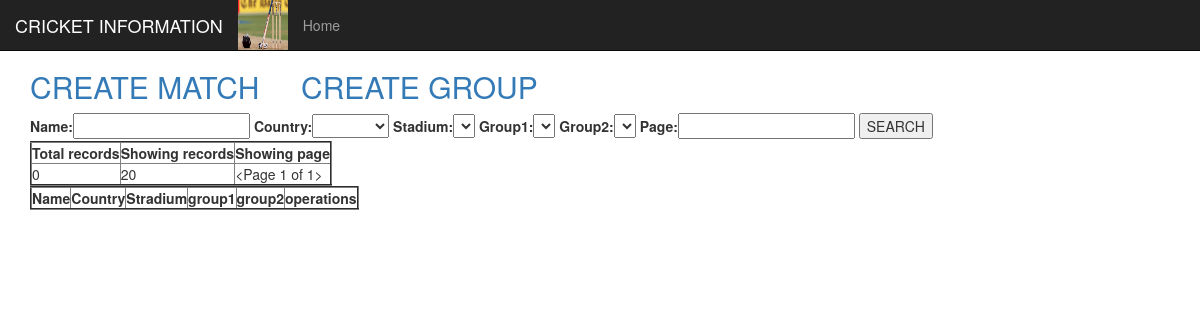
/matches/, run on an earlier commit of the app's database.
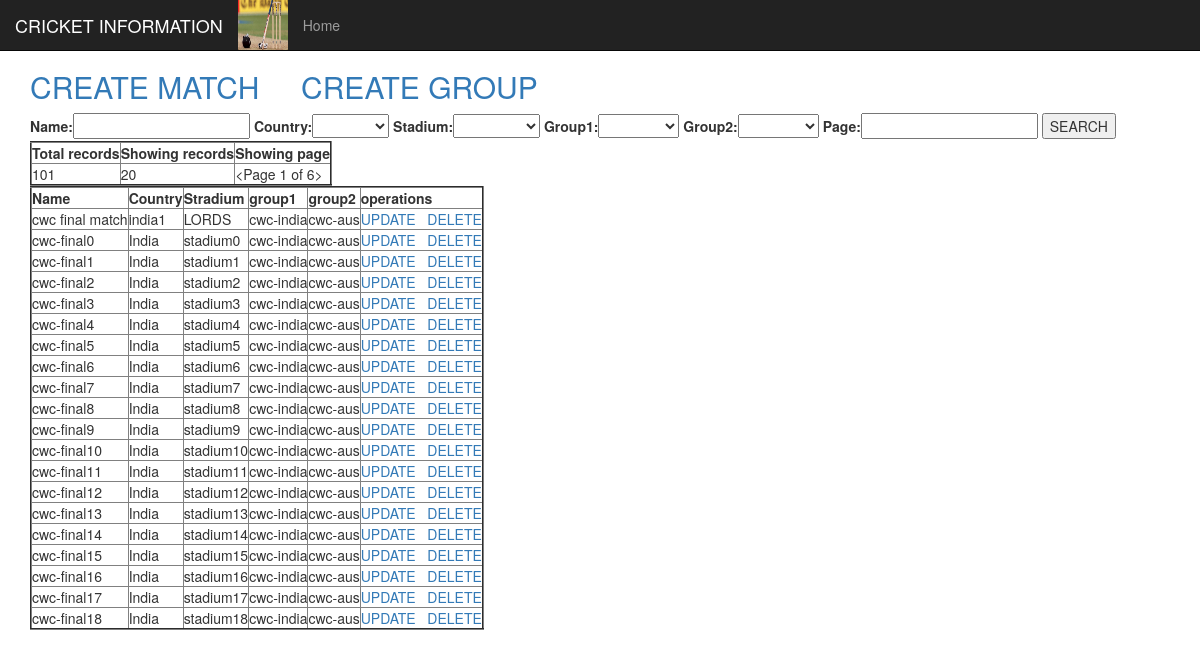
And on a later commit of the database.
### info/models.py (models this page shows)
class abst(models.Model): # abstract model
	name=models.CharField(max_length=250)
	class Meta:
		abstract=True

class Match(abst):
	country=models.ForeignKey(Country, on_delete=models.PROTECT)
	stadium = models.CharField(max_length=250)
	group1 = models.ForeignKey(PlayerGroup,on_delete=models.PROTECT,
		related_name="group1")
	group2 = models.ForeignKey(PlayerGroup,on_delete=models.PROTECT,
		related_name="group2")

class Country(abst):
	flag=models.ImageField(blank=True, null=True)
	shortname = models.CharField(max_length=256, unique=True)
	description=models.TextField(max_length=555,default="about your country")
	def __str__(self):
		return self.name

class PlayerGroup(abst):
	country = models.ForeignKey(Country,on_delete=models.PROTECT)
	players = models.ManyToManyField(Player)
	def __str__(self):
		return self.name

### info/views.py (the view)
# urls.py: path("matches/",MatchListView.as_view(
class MatchListView(ListView):
	paginate_by=20
	def get_queryset(self):
		params = self.request.GET
		name = params.get("name")
		group1 = params.get("group1")
		group2= params.get("group2")
		country = params.get("country")
		stadium = params.get("stadium")
		q=Match.objects.all()
		if name:
			q=q.filter(name=name)
		if group1:
			q=q.filter(group1=group1)
		if group2:
			q=q.filter(group1=group2)
		if country:
			q=q.filter(country=country)
		if stadium:
			q=q.filter(stadium=stadium)
		return q
	def get_context_data(self, *args, **kwargs):
		data = ListView.get_context_data(self, *args, **kwargs)
		form = MatchSearchForm()
		if self.request.GET:
			form = MatchSearchForm(data=self.request.GET)
		data.update({"search_form":form})
		return data

### info/forms.py
class MatchSearchForm(forms.Form):
	countries = [(i.id,i.name) for i in Country.objects.all()]
	groups = [(i.id,i.name) for i in PlayerGroup.objects.all()]
	stadiums =[(j,j) for j in set([i.stadium for i in Match.objects.all()])]
	countries.insert(0,("",""))
	groups.insert(0,("",""))
	stadiums.insert(0,("",""))
	name=forms.CharField(max_length=250,required=False)
	country= forms.ChoiceField(choices=countries, required=False)
	stadium = forms.ChoiceField(choices=stadiums,required=False)
	group1 = forms.ChoiceField(choices=groups,required=False)
	group2 = forms.ChoiceField(choices=groups,required=False)
	page=forms.IntegerField(required=False)

### info/templates/info/match_list.html (shortened to what this page needs)
{% extends 'info/home.html' %}
{% block container %}
	<h2><a href="/create_match">CREATE MATCH</a> &nbsp &nbsp
	<a href="/create_group">CREATE GROUP</a></h2>
	<form >
		{{search_form.as_table}}
		<input type="submit" name="" value="SEARCH">
	</form>
	<table border=2>
		<tr><th>Total records</th>
			<th>Showing records</th>
			<th>Showing page</th>
		</tr>
		<tr>
			<td>{{paginator.count}}</td>
			<td>{{20}}</td>
			<td>{{page_obj}}</td>
		</tr>
	</table>
	<table border=2 id="datatable">
		<thead>
			<tr>
				<th>Name</th>
				<th>Country</th>
				<th>Stradium</th>
				<th>group1</th>
				<th>group2</th>
				<th>operations</th>
			</tr>
		</thead>
		<tbody>
			{% for row in object_list%}
			<tr>
				<td>{{ row.name }}</td>
				<td>{{ row.country }}</td>
				<td>{{ row.stadium }}</td>
				<td>{{ row.group1 }}</td>
				<td>{{ row.group2 }}</td>
				<td><a href="/update_match/{{row.id}}">UPDATE</a>
					<a href="/delete_match/{{row.id}}">DELETE</a></td>
			</tr>
			{% endfor %}
		</tbody>
	</table>
{% endblock %}

What changed in the data, as far as the page shows it:
added Match: name "cwc final match", country "india1", stadium "LORDS", group1 "cwc-india", group2 "cwc-aus"
added Match: name "cwc-final0", country "India", stadium "stadium0", group1 "cwc-india", group2 "cwc-aus"
added Match: name "cwc-final1", country "India", stadium "stadium1", group1 "cwc-india", group2 "cwc-aus"
added Match: name "cwc-final2", country "India", stadium "stadium2", group1 "cwc-india", group2 "cwc-aus"
added Match: name "cwc-final3", country "India", stadium "stadium3", group1 "cwc-india", group2 "cwc-aus"
added Match: name "cwc-final4", country "India", stadium "stadium4", group1 "cwc-india", group2 "cwc-aus"
added Match: name "cwc-final5", country "India", stadium "stadium5", group1 "cwc-india", group2 "cwc-aus"
added Match: name "cwc-final6", country "India", stadium "stadium6", group1 "cwc-india", group2 "cwc-aus"
added Match: name "cwc-final7", country "India", stadium "stadium7", group1 "cwc-india", group2 "cwc-aus"
added Match: name "cwc-final8", country "India", stadium "stadium8", group1 "cwc-india", group2 "cwc-aus"
added Match: name "cwc-final9", country "India", stadium "stadium9", group1 "cwc-india", group2 "cwc-aus"
added Match: name "cwc-final10", country "India", stadium "stadium10", group1 "cwc-india", group2 "cwc-aus"
added Match: name "cwc-final11", country "India", stadium "stadium11", group1 "cwc-india", group2 "cwc-aus"
added Match: name "cwc-final12", country "India", stadium "stadium12", group1 "cwc-india", group2 "cwc-aus"
added Match: name "cwc-final13", country "India", stadium "stadium13", group1 "cwc-india", group2 "cwc-aus"
added Match: name "cwc-final14", country "India", stadium "stadium14", group1 "cwc-india", group2 "cwc-aus"
added Match: name "cwc-final15", country "India", stadium "stadium15", group1 "cwc-india", group2 "cwc-aus"
added Match: name "cwc-final16", country "India", stadium "stadium16", group1 "cwc-india", group2 "cwc-aus"
added Match: name "cwc-final17", country "India", stadium "stadium17", group1 "cwc-india", group2 "cwc-aus"
added Match: name "cwc-final18", country "India", stadium "stadium18", group1 "cwc-india", group2 "cwc-aus"
Also different on the page:
{{ paginator.count }}: "0" → "101"
{{ page_obj }}: "<Page 1 of 1>" → "<Page 1 of 6>"
